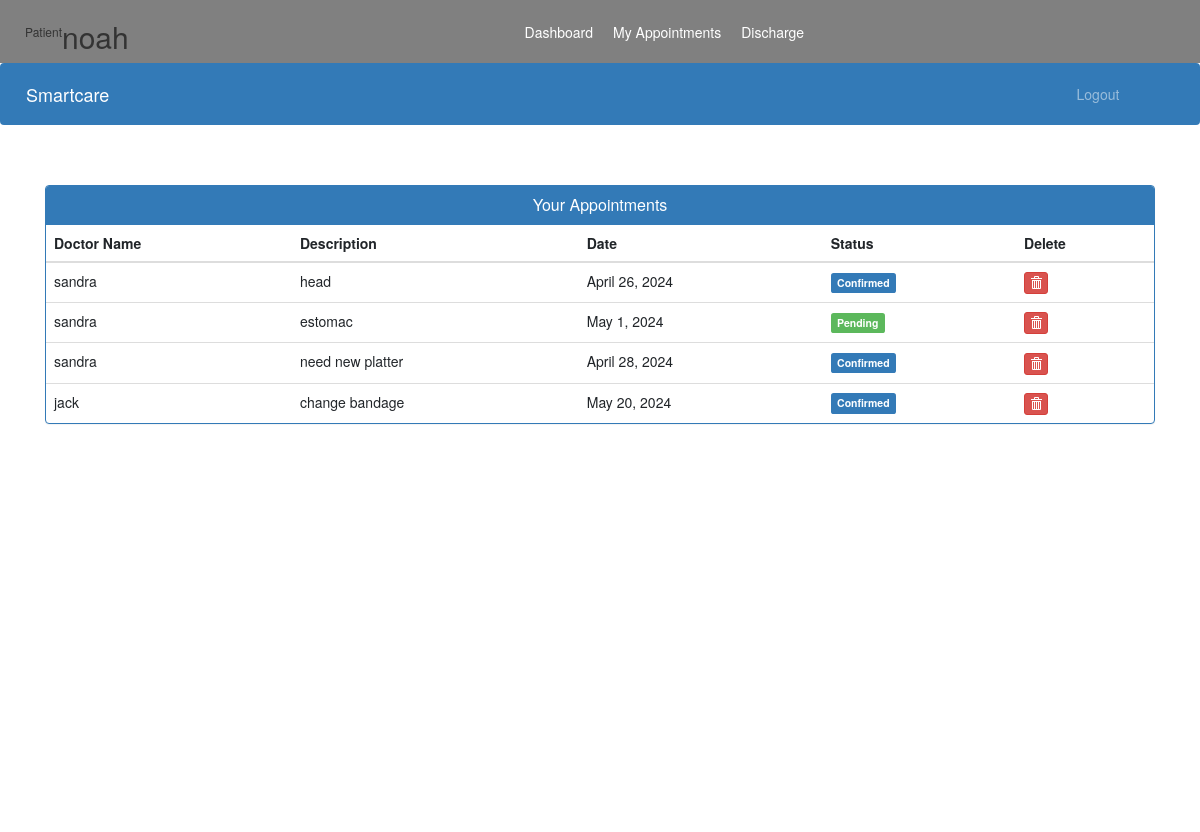
/patient-view-appointment (signed in), run on the app's committed database.
### accounts/models.py (models this page shows)
class Appointment(models.Model):
    patientId=models.PositiveIntegerField(null=True)
    doctorId=models.PositiveIntegerField(null=True)
    nurseId=models.PositiveIntegerField(null=True)
    nurseName=models.CharField(max_length=40,null=True)
    patientName=models.CharField(max_length=40,null=True)
    doctorName=models.CharField(max_length=40,null=True)
    appointmentDate = models.DateField()  # Separate date field
    appointmentTime = models.TimeField()
    description=models.TextField(max_length=500)
    status=models.BooleanField(default=False)

### accounts/views.py (the view)
# urls.py: path('patient-view-appointment', views.patient_view_appointment_view, name='patient-view-appointment'),
@login_required(login_url='patientlogin')
@user_passes_test(is_patient)
def patient_view_appointment_view(request):
    patient=models.Patient.objects.get(user_id=request.user.id) #for profile picture of patient in sidebar
    appointments=models.Appointment.objects.all().filter(patientId=request.user.id)
    return render(request,'smartcare/patient_view_appointment.html',{'appointments':appointments,'patient':patient})

### accounts/views.py (called while the page is built)
def is_patient(user):
    return user.groups.filter(name='PATIENT').exists()

### templates/smartcare/patient_view_appointment.html (shortened to what this page needs)
{% extends 'smartcare/patient_base.html' %}
{% block content %}
<head>
  <link href="//netdna.bootstrapcdn.com/bootstrap/3.0.0/css/bootstrap.min.css" rel="stylesheet" id="bootstrap-css">
</head>
<div class="container">
  <div class="panel panel-primary">
    <div class="panel-heading">
      <h6 class="panel-title">Your Appointments</h6>
    </div>
    <table class="table table-hover" id="dev-table">
      <thead>
        <tr>
          <th>Doctor Name</th>
          <th>Description</th>
          <th>Date</th>
          <th>Status</th>
          <th>Delete</th>
        </tr>
      </thead>
      {% for a in appointments %}
      <tr>
        <td> {{a.doctorName}}</td>
        <td>{{a.description}}</td>
        <td>{{a.appointmentDate}}</td>
        {%if a.status%}
        <td> <span class="label label-primary">Confirmed</span></td>
        {% else %}
        <td> <span class="label label-success">Pending</span></td>
        {% endif %}
        <td><a class="btn btn-danger btn-xs" href="{% url 'patient-delete-appointment' a.id  %}"><span class="glyphicon glyphicon-trash"></span></a></td>
      </tr>
      {% endfor %}
    </table>
  </div>
</div>
{% endblock content %}

### templates/smartcare/patient_base.html (shortened to what this page needs)
<!DOCTYPE html>
{% load static %}
<html lang="en">
<head>
  <link rel="stylesheet" href="https://stackpath.bootstrapcdn.com/bootstrap/4.3.1/css/bootstrap.min.css">
  <link rel="stylesheet" href="https://maxcdn.bootstrapcdn.com/font-awesome/4.7.0/css/font-awesome.min.css">
</head>
<body>
  <nav class="menu" tabindex="0">
    <header class="avatar">
      <br><br>
      <h6>Patient</h6>
      <h2>{{request.user.first_name}}</h2>
    </header>
    <ul>
      <li tabindex="0" class="icon-dashboard"> <a style="color:white; text-decoration:none;" href="/patient-dashboard"><span>Dashboard</span></a> </li>
      <li tabindex="0" class="icon-calendar"> <a style="color:white; text-decoration:none;" href="/patient-appointment"><span>My Appointments</span></a></li>
      <li tabindex="0" class="icon-users"> <a style="color:white; text-decoration:none;" href="/patient-discharge"><span>Discharge</span></a></li>
    </ul>
  </nav>
  <main>
    <div class="bs-example">
      <nav class="navbar navbar-expand-md  navbar-dark fixed-top" style="background:#337AB7;">
        <a href="/doctor-dashboard" class="navbar-brand">Smartcare</a>
        <div class="collapse navbar-collapse justify-content-between" id="navbarCollapse">
          <div class="navbar-nav" style=" margin-left: 90%;">
            <a href="/logout" class="nav-item nav-link">Logout</a>
          </div>
        </div>
      </nav>
    </div>
    <br><br>
    {% block content %}
    {% endblock content %}
    <br><br><br><br><br><br><br>
    <footer>
      <br>
      <div class="container">
        <div class="row">
          <div class="col-md-12 col-sm-12">
          </div>
        </div>
      </div>
    </footer>
  </main>
</body>
</html>

### templates/smartcare/patient_base.html (style rules this page uses)
a:link { text-decoration: none; }
a { color: white; }
main { position: relative; height: 100vh; }
.navbar { position: relative; }
.menu { top: 100%; left: 0; background: grey; outline: none; display: flex; flex-direction: row; }
.menu ul { list-style: none; padding: 0; margin: auto; display: flex; align-items: center; }
.menu ul li { padding: 10px; }
.menu ul li a { color: white; text-decoration: none; }
.avatar { margin: 0px 0px 0px 25px; display: flex; align-items: center; }

### templates/smartcare/patient_view_appointment.html (style rules this page uses)
a:link { text-decoration: none; }
h6 { text-align: center; }
.row { margin: 100px; }

### data on the page
Appointment: doctorName "sandra", description "head", appointmentDate "April 26, 2024", status "Confirmed"
Appointment: doctorName "sandra", description "estomac", appointmentDate "May 1, 2024", status "Pending"
Appointment: doctorName "sandra", description "need new platter", appointmentDate "April 28, 2024", status "Confirmed"
Appointment: doctorName "jack", description "change bandage", appointmentDate "May 20, 2024", status "Confirmed"

### other printed values
{{ request.user.first_name }} "noah"
